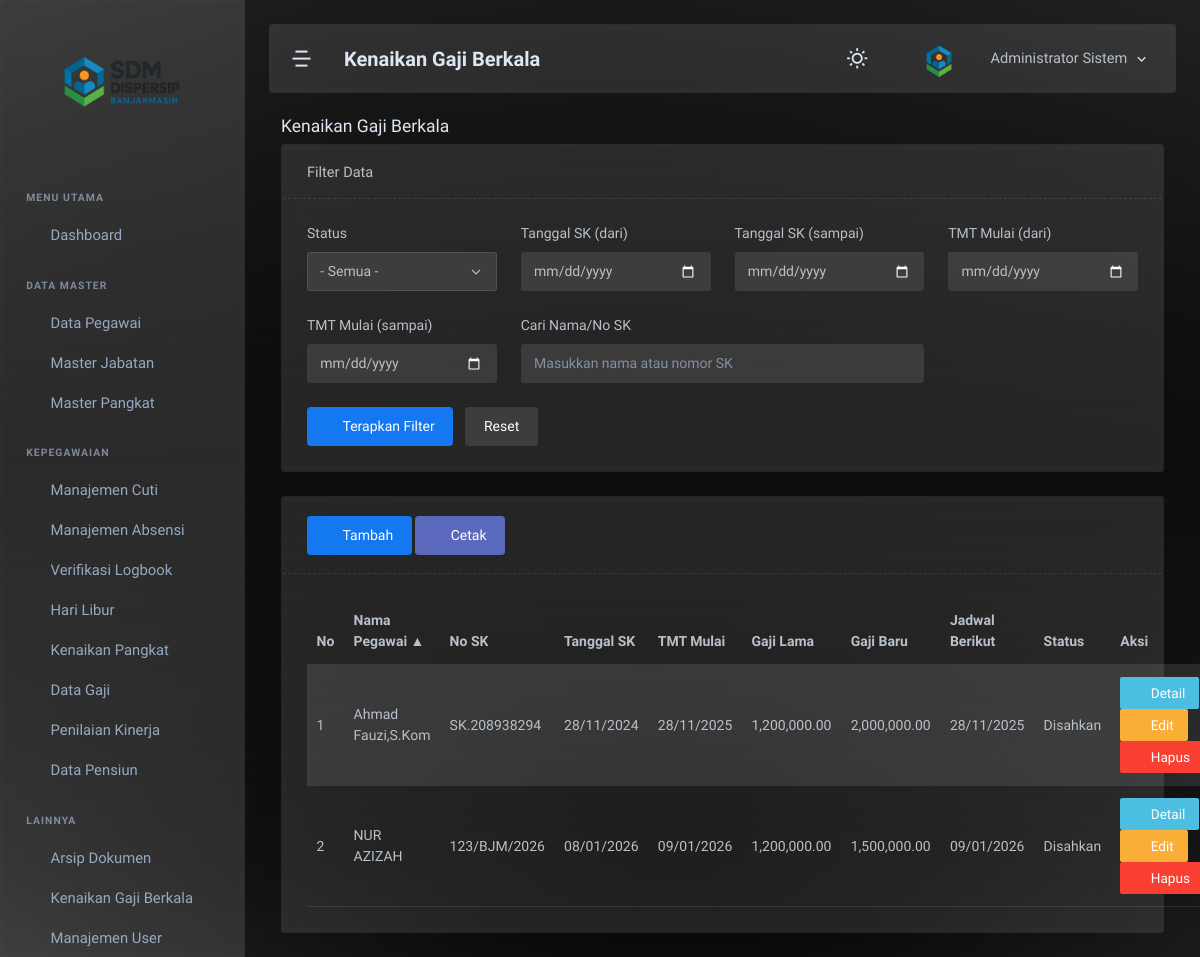
The app's page /admin/kgb/kgb.php?sort=nama_lengkap&order=asc (signed in) with its own data.
### tables this page shows
CREATE TABLE `kgb` (
  `kgb_id` int NOT NULL,
  `pegawai_id` int NOT NULL,
  `nomor_sk` varchar(100) DEFAULT NULL,
  `tanggal_sk` date DEFAULT NULL,
  `tmt_mulai` date NOT NULL,
  `gaji_lama` decimal(12,2) DEFAULT NULL,
  `gaji_baru` decimal(12,2) DEFAULT NULL,
  `jadwal_kgb_berikut` date DEFAULT NULL,
  `file_sk` varchar(255) DEFAULT NULL,
  `status` enum('Draft','Disahkan') DEFAULT 'Draft',
  `created_at` datetime DEFAULT CURRENT_TIMESTAMP
);

CREATE TABLE `pegawai` (
  `pegawai_id` int NOT NULL,
  `user_id` int DEFAULT NULL,
  `nik` varchar(20) NOT NULL,
  `nip` varchar(30) DEFAULT NULL,
  `nama_lengkap` varchar(150) NOT NULL,
  `jk` enum('L','P') NOT NULL,
  `tgl_lahir` date DEFAULT NULL,
  `status_kepegawaian` enum('PNS','PPPK','Honorer','Kontrak') NOT NULL,
  `jabatan_id` int DEFAULT NULL,
  `pangkat_id` int DEFAULT NULL,
  `tgl_mulai_kerja` date DEFAULT NULL,
  `alamat` text,
  `status_aktif` enum('Aktif','Pensiun','Pindah','Meninggal','Nonaktif') DEFAULT 'Aktif',
  `tmt_pensiun` date DEFAULT NULL,
  `created_at` datetime DEFAULT CURRENT_TIMESTAMP,
  `updated_at` datetime DEFAULT CURRENT_TIMESTAMP ON UPDATE CURRENT_TIMESTAMP
);

### admin/kgb/kgb.php (the view, shortened to what this page needs)
<?php
require_once '../../config/koneksi.php';
include '../../includes/header.php';
include '../../includes/sidebar.php';
include '../../includes/navbar.php';
?>
<div class="page-container">
  <div class="page-content">
    <div class="container-xxl">
      <?php
      $allowedSort = [
        'nama_lengkap' => 'p.nama_lengkap',
        'nomor_sk' => 'k.nomor_sk',
        'tanggal_sk' => 'k.tanggal_sk',
        'tmt_mulai' => 'k.tmt_mulai',
        'gaji_lama' => 'k.gaji_lama',
        'gaji_baru' => 'k.gaji_baru',
        'jadwal_kgb_berikut' => 'k.jadwal_kgb_berikut',
        'status' => 'k.status',
        'created_at' => 'k.created_at'
      ];
      $sort = $_GET['sort'] ?? 'created_at';
      $order = strtolower($_GET['order'] ?? 'desc');
      $order = $order === 'asc' ? 'ASC' : 'DESC';
      $sortCol = $allowedSort[$sort] ?? $allowedSort['created_at'];
      $page = max(1, intval($_GET['page'] ?? 1));
      $perPage = 10;
      $offset = ($page - 1) * $perPage;
      $f_status = $_GET['f_status'] ?? '';
      $f_from_sk = $_GET['f_from_sk'] ?? '';
      $f_to_sk = $_GET['f_to_sk'] ?? '';
      $f_from_tmt = $_GET['f_from_tmt'] ?? '';
      $f_to_tmt = $_GET['f_to_tmt'] ?? '';
      $f_q = trim($_GET['f_q'] ?? '');
      ?>
      <div class="row">
        <div class="col-12">
          <div class="page-title-box">
            <h4 class="page-title">Kenaikan Gaji Berkala</h4>
          </div>
        </div>
      </div>
      <div class="card mb-3">
        <div class="card-header border-bottom border-dashed d-flex align-items-center"><h5 class="card-title mb-0">Filter Data</h5></div>
        <div class="card-body">
          <form method="get" action="kgb.php" class="row g-3">
            <div class="col-md-3">
              <label class="form-label">Status</label>
              <select name="f_status" class="form-select">
                <option value="">- Semua -</option>
              </select>
            </div>
            <div class="col-md-3">
              <label class="form-label">Tanggal SK (dari)</label>
              <input type="date" name="f_from_sk" value="<?php echo htmlspecialchars($f_from_sk); ?>" class="form-control">
            </div>
            <div class="col-md-3">
              <label class="form-label">Tanggal SK (sampai)</label>
              <input type="date" name="f_to_sk" value="<?php echo htmlspecialchars($f_to_sk); ?>" class="form-control">
            </div>
            <div class="col-md-3">
              <label class="form-label">TMT Mulai (dari)</label>
              <input type="date" name="f_from_tmt" value="<?php echo htmlspecialchars($f_from_tmt); ?>" class="form-control">
            </div>
            <div class="col-md-3">
              <label class="form-label">TMT Mulai (sampai)</label>
              <input type="date" name="f_to_tmt" value="<?php echo htmlspecialchars($f_to_tmt); ?>" class="form-control">
            </div>
            <div class="col-md-6">
              <label class="form-label">Cari Nama/No SK</label>
              <input type="text" name="f_q" value="<?php echo htmlspecialchars($f_q); ?>" class="form-control" placeholder="Masukkan nama atau nomor SK">
            </div>
            <div class="col-md-6 d-flex align-items-end gap-2">
              <button type="submit" class="btn btn-primary"><i class="ti ti-filter me-1"></i>Terapkan Filter</button>
              <a href="admin/kgb/kgb.php" class="btn btn-light">Reset</a>
            </div>
          </form>
        </div>
      </div>
      <?php
      $where = [];
      $whereSql = count($where) ? ('WHERE '.implode(' AND ', $where)) : '';
      ?>
      <div class="card">
        <div class="card-header border-bottom border-dashed d-flex justify-content-between align-items-center">
            <div>
              <a href="admin/kgb/tambah.php" class="btn btn-primary"><i class="ti ti-plus me-1"></i>Tambah</a>
              <?php
              $cetakUrl = '/sdm_dispersip/admin/kgb/cetak.php?'
              . 'f_status=' . urlencode($f_status)
              . '&f_from_sk=' . urlencode($f_from_sk)
              . '&f_to_sk=' . urlencode($f_to_sk)
              . '&f_from_tmt=' . urlencode($f_from_tmt)
              . '&f_to_tmt=' . urlencode($f_to_tmt)
              . '&f_q=' . urlencode($f_q);
            ?>
            <a href="<?php echo $cetakUrl; ?>" target="_blank" class="btn btn-secondary"><i class="ti ti-printer me-1"></i>Cetak</a>
          </div>
        </div>
        <div class="card-body">
          <div class="table-responsive-sm">
            <table class="table table-striped mb-0">
              <thead>
                <tr>
                  <th>No</th>
                  <th><a class="link-reset" href="admin/kgb/kgb.php?sort=nama_lengkap&order=<?php echo ($sort==='nama_lengkap' && $order==='ASC')?'desc':'asc'; ?>">Nama Pegawai<?php echo $sort==='nama_lengkap' ? ($order==='ASC'?' ▲':' ▼') : ''; ?></a></th>
                  <th><a class="link-reset" href="admin/kgb/kgb.php?sort=nomor_sk&order=<?php echo ($sort==='nomor_sk' && $order==='ASC')?'desc':'asc'; ?>">No SK<?php echo $sort==='nomor_sk' ? ($order==='ASC'?' ▲':' ▼') : ''; ?></a></th>
                  <th><a class="link-reset" href="admin/kgb/kgb.php?sort=tanggal_sk&order=<?php echo ($sort==='tanggal_sk' && $order==='ASC')?'desc':'asc'; ?>">Tanggal SK</a></th>
                  <th><a class="link-reset" href="admin/kgb/kgb.php?sort=tmt_mulai&order=<?php echo ($sort==='tmt_mulai' && $order==='ASC')?'desc':'asc'; ?>">TMT Mulai</a></th>
                  <th><a class="link-reset" href="admin/kgb/kgb.php?sort=gaji_lama&order=<?php echo ($sort==='gaji_lama' && $order==='ASC')?'desc':'asc'; ?>">Gaji Lama</a></th>
                  <th><a class="link-reset" href="admin/kgb/kgb.php?sort=gaji_baru&order=<?php echo ($sort==='gaji_baru' && $order==='ASC')?'desc':'asc'; ?>">Gaji Baru</a></th>
                  <th><a class="link-reset" href="admin/kgb/kgb.php?sort=jadwal_kgb_berikut&order=<?php echo ($sort==='jadwal_kgb_berikut' && $order==='ASC')?'desc':'asc'; ?>">Jadwal Berikut</a></th>
                  <th><a class="link-reset" href="admin/kgb/kgb.php?sort=status&order=<?php echo ($sort==='status' && $order==='ASC')?'desc':'asc'; ?>">Status<?php echo $sort==='status' ? ($order==='ASC'?' ▲':' ▼') : ''; ?></a></th>
                  <th>Aksi</th>
                </tr>
              </thead>
              <tbody>
                <?php
                $sql = "SELECT k.*, p.nama_lengkap FROM kgb k JOIN pegawai p ON k.pegawai_id=p.pegawai_id $whereSql ORDER BY $sortCol $order LIMIT $perPage OFFSET $offset";
                $res = mysqli_query($koneksi, $sql);
                if ($res && mysqli_num_rows($res) > 0) {
                  $no = $offset + 1;
                  while ($row = mysqli_fetch_assoc($res)) {
                    echo '<tr>'
                      . '<td>'.($no++).'</td>'
                      . '<td>'.htmlspecialchars($row['nama_lengkap']).'</td>'
                      . '<td>'.htmlspecialchars($row['nomor_sk'] ?? '-').'</td>'
                      . '<td>'.($row['tanggal_sk'] ? date('d/m/Y', strtotime($row['tanggal_sk'])) : '-').'</td>'
                      . '<td>'.($row['tmt_mulai'] ? date('d/m/Y', strtotime($row['tmt_mulai'])) : '-').'</td>'
                      . '<td>'.(is_null($row['gaji_lama']) ? '-' : number_format((float)$row['gaji_lama'], 2)).'</td>'
                      . '<td>'.(is_null($row['gaji_baru']) ? '-' : number_format((float)$row['gaji_baru'], 2)).'</td>'
                      . '<td>'.($row['jadwal_kgb_berikut'] ? date('d/m/Y', strtotime($row['jadwal_kgb_berikut'])) : '-').'</td>'
                      . '<td>'.htmlspecialchars($row['status']).'</td>'
                      . '<td>'
                        . '<a href="admin/kgb/detail.php?id=' . htmlspecialchars($row['kgb_id']) . '" class="btn btn-sm btn-info me-1"><i class="ti ti-eye me-1"></i>Detail</a>'
                        . '<a href="admin/kgb/edit.php?id=' . htmlspecialchars($row['kgb_id']) . '" class="btn btn-sm btn-warning me-1"><i class="ti ti-pencil me-1"></i>Edit</a>'
                        . '<a href="admin/kgb/hapus.php?id=' . htmlspecialchars($row['kgb_id']) . '" class="btn btn-sm btn-danger" onclick="return confirm(\'Hapus data ini?\')"><i class="ti ti-trash me-1"></i>Hapus</a>'
                        . (($row['status']==='Draft')
                          ? ('<form method="post" class="d-inline ms-1"><input type="hidden" name="kgb_id" value="'.htmlspecialchars($row['kgb_id']).'"><input type="hidden" name="new_status" value="Disahkan"><button type="submit" name="set_status" class="btn btn-sm btn-success"><i class="ti ti-check me-1"></i>Sahkan</button></form>')
                          : '')
                      . '</td>'
                      . '</tr>';
                  }
                } else {
                  echo '<tr><td colspan="11" class="text-center">Tidak ada data</td></tr>';
                }
                ?>
              </tbody>
            </table>
          </div>
        </div>
      </div>
    </div>
  </div>
</div>
<?php include '../../includes/footer.php'; ?>

### records on screen
kgb: pegawai.nama_lengkap "Ahmad Fauzi,S.Kom", nomor_sk "SK.208938294", tanggal_sk "28/11/2024", tmt_mulai "28/11/2025", gaji_lama "1,200,000.00", gaji_baru "2,000,000.00", jadwal_kgb_berikut "28/11/2025", status "Disahkan"
kgb: pegawai.nama_lengkap "NUR AZIZAH", nomor_sk "123/BJM/2026", tanggal_sk "08/01/2026", tmt_mulai "09/01/2026", gaji_lama "1,200,000.00", gaji_baru "1,500,000.00", jadwal_kgb_berikut "09/01/2026", status "Disahkan"

### other values on screen
$page_title "Kenaikan Gaji Berkala"
$_SESSION['nama_lengkap'] "Administrator Sistem"
